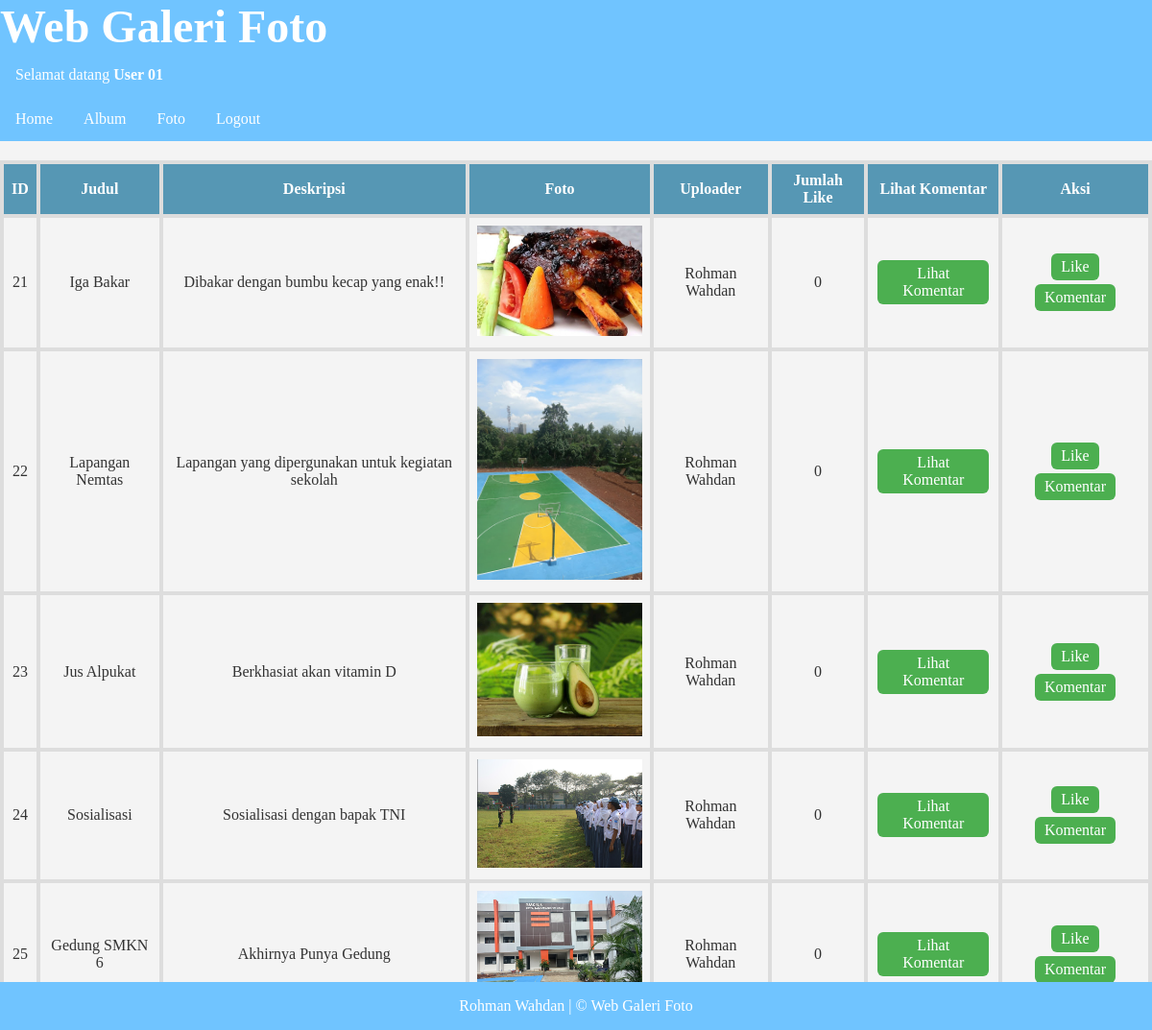
/index.php?login_success=true (signed in), run on the app's committed database.
### tables this page shows
CREATE TABLE `foto` (
  `fotoid` int(11) NOT NULL,
  `judulfoto` varchar(255) NOT NULL,
  `deskripsifoto` text NOT NULL,
  `tanggalunggah` date NOT NULL,
  `lokasifile` varchar(255) NOT NULL,
  `albumid` int(11) NOT NULL,
  `userid` int(11) NOT NULL
);

CREATE TABLE `user` (
  `userid` int(11) NOT NULL,
  `username` varchar(255) NOT NULL,
  `password` varchar(255) NOT NULL,
  `email` varchar(255) NOT NULL,
  `namalengkap` varchar(255) NOT NULL,
  `alamat` text NOT NULL
);

### index.php (the view, shortened to what this page needs)
<!DOCTYPE html>
<html lang="en">
<head>
</head>
<body>
    <h1>Web Galeri Foto</h1>
    <?php
        if(!isset($_SESSION['userid'])){
    ?>
            <ul>
                <li><a href="register.php">Register</a></li>
                <li><a href="login.php">Login</a></li>
            </ul>
    <?php
        }else{
    ?>
        <ul>
        <li><a>Selamat datang <b><?=$_SESSION['namalengkap']?></b></a><li>
        </ul>
        <ul>
            <li><a href="index.php">Home</a></li>
            <li><a href="album.php">Album</a></li>
            <li><a href="foto.php">Foto</a></li>
            <li><a href="logout.php">Logout</a></li>
        </ul>
    <?php
        }
    ?>
    <table width="100%" border="1" cellpadding="5" cellspacing="0">
        <tr>
            <th>ID</th>
            <th>Judul</th>
            <th>Deskripsi</th>
            <th>Foto</th>
            <th>Uploader</th>
            <th>Jumlah Like</th>
            <th>Lihat Komentar</th>
            <th>Aksi</th>
        </tr>
        <?php
            include "koneksi.php";
            $sql=mysqli_query($conn,"SELECT * FROM foto,user WHERE foto.userid=user.userid");
            while($data=mysqli_fetch_array($sql)){
        ?>
            <tr>
                <td><?=$data['fotoid']?></td>
                <td><?=$data['judulfoto']?></td>
                <td><?=$data['deskripsifoto']?></td>
                <td>
                    <img src="gambar/<?=$data['lokasifile']?>" width="200px">
                </td>
                <td><?=$data['namalengkap']?></td>
                <td>
                    <?php
                        $fotoid=$data['fotoid'];
                        $sql2=mysqli_query($conn,"SELECT * from likefoto where fotoid='$fotoid'");
                        echo mysqli_num_rows($sql2);
                    ?>
                </td>
                <td>
                    <a href="lihatkomentar.php?fotoid=<?=$data['fotoid']?>">Lihat Komentar</a>
                </td>
                <td>
                    <a href="like.php?fotoid=<?=$data['fotoid']?>">Like</a>
                    <a href="komentar.php?fotoid=<?=$data['fotoid']?>">Komentar</a>
                </td>
            </tr>
        <?php
            }
        ?>
    </table>
    <div class="footer">
  <p>Rohman Wahdan | &copy; Web Galeri Foto</p>
</div>
</body>
</html>

### index.php (style rules this page uses)
body { font-family: "Lucida Console"; margin: 0; padding: 0; background-color: #f4f4f4; color: #333; }
h1 { display: block; font: 3em Lucida; font-weight: bold; margin: 0; padding: 0; color: white; background-color: #70c4ff; }
ul { list-style-type: none; margin: 0; padding: 0; overflow: hidden; background-color: #70c4ff }
li { float: left; }
li a { display: block; color: white; text-align: center; padding: 14px 16px; text-decoration: none; }
table { width: 100%; border-collapse: collapse; margin-top: 20px; }
th, td { border: 4px solid #ddd; padding: 8px; text-align: center; }
th { background-color: #5697b4; color: white; }
img { max-width: 100%; height: auto; }
td a { text-decoration: none; padding: 5px 10px; margin: 2px; display: inline-block; background-color: #4CAF50; color: white; border-radius: 6px; }
.footer { position: fixed; left: 0; bottom: 0; width: 100%; background-color: #70c4ff; color: white; text-align: center; }

### data on the page
foto: fotoid "21", judulfoto "Iga Bakar", deskripsifoto "Dibakar dengan bumbu kecap yang enak!!", lokasifile (picture), userid.namalengkap "Rohman Wahdan", mysqli_num_rows($sql2) "0"
foto: fotoid "22", judulfoto "Lapangan Nemtas", deskripsifoto "Lapangan yang dipergunakan untuk kegiatan sekolah", lokasifile (picture), userid.namalengkap "Rohman Wahdan", mysqli_num_rows($sql2) "0"
foto: fotoid "23", judulfoto "Jus Alpukat", deskripsifoto "Berkhasiat akan vitamin D", lokasifile (picture), userid.namalengkap "Rohman Wahdan", mysqli_num_rows($sql2) "0"
foto: fotoid "24", judulfoto "Sosialisasi", deskripsifoto "Sosialisasi dengan bapak TNI", lokasifile (picture), userid.namalengkap "Rohman Wahdan", mysqli_num_rows($sql2) "0"
foto: fotoid "25", judulfoto "Gedung SMKN 6", deskripsifoto "Akhirnya Punya Gedung", lokasifile (picture), userid.namalengkap "Rohman Wahdan", mysqli_num_rows($sql2) "0"

### other printed values
$_SESSION['namalengkap'] "User 01"
